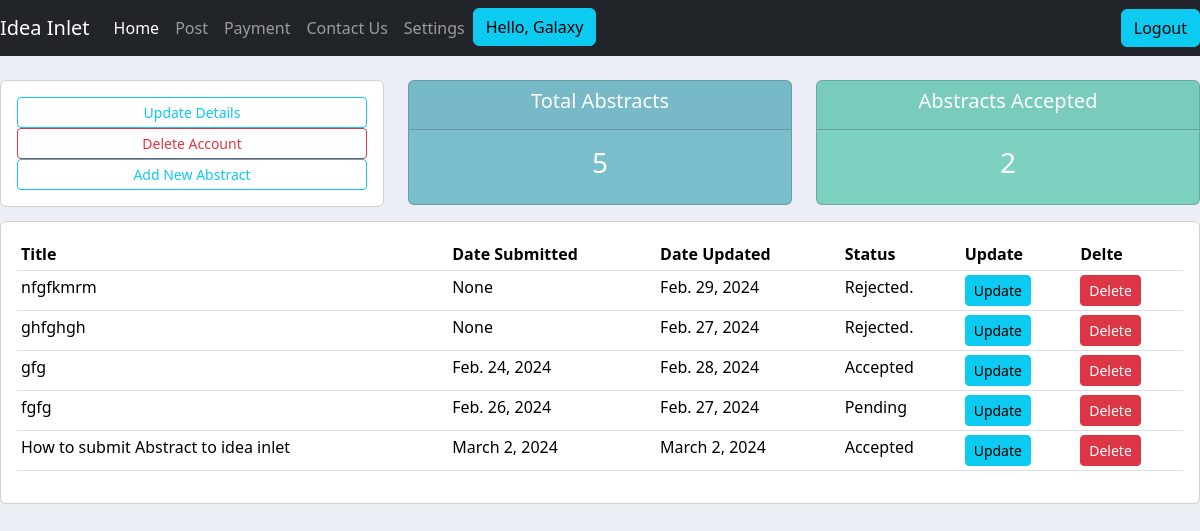
Before: /user/ (signed in) with the older database file.
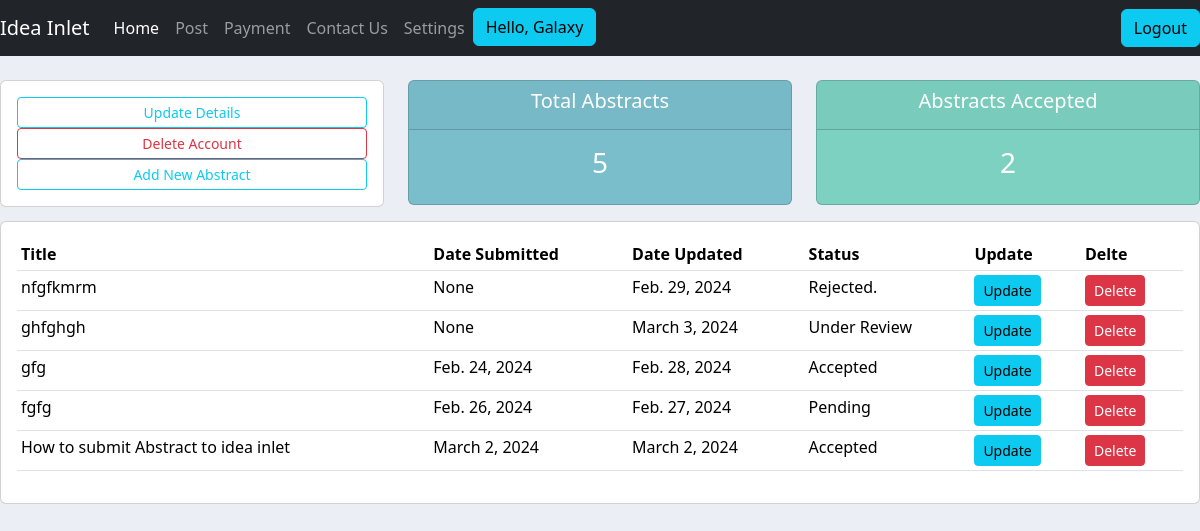
After: the same page with the newer database file.
### abstract/models.py (models this page shows, shortened)
class Abstract(models.Model):
    STATUS = (
        ("Pending", "Pending"),
        ("Under Review", "Under Review"),
        ("Accepted", "Accepted"),
        ("Rejected.", "Rejected"),
    )
    title = models.CharField(max_length=200, null=True)
    abstract_body = models.TextField(max_length=600, null=True)
    keywords = models.CharField(max_length=300, null=True)
    author_name = models.CharField(max_length=200, null=True)
    author_email = models.EmailField(max_length=200, null=True)
    author_affiliation = models.CharField(max_length=200, null=True)
    presenter_name = models.CharField(max_length=200, null=True)
    presenter_email = models.EmailField(max_length=200, null=True)
    date_created = models.DateField(auto_now_add=True, null=True)
    date_updated = models.DateField(auto_now=True, null=True)
    upload = models.FileField(upload_to="uploads/%Y/%m/%d/", blank=True)
    status = models.CharField(max_length=50, choices=STATUS, default='Pending', blank=True)
    topics = models.ManyToManyField(Topic)
    presentation_preference = models.ManyToManyField(Presentation_type)
    event = models.ForeignKey(Event, null=True, on_delete=models.SET_NULL)
    author = models.ForeignKey(Author, null=True, on_delete=models.SET_NULL, blank=True)
    editors = models.ManyToManyField(Group, related_name='assigned_abstracts', blank=True)

### abstract/decorators.py (the view)
        def wrapper_func(request, *args, **kwargs):
            group = None
            if request.user.groups.exists():
                group = request.user.groups.all()[0].name
            if group in allowed_roles:
                return  view_func(request, *args, **kwargs)
            else:
                return render(request, 'abstract/authorize.html')

### abstract/views.py (called while the page is built)
@login_required(login_url='login')
@allowed_users(allowed_roles=['editor', 'author', 'reviewer'])
def userPage(request):
    author = request.user.author
    aus = request.user.author.abstract_set.all()
    abstracts = Abstract.objects.all()
    authors = Author.objects.all()
    total_author = authors.count()
    total_abstract = abstracts.count()
    accepted = abstracts.filter(status='Accepted').count
    context ={'aus':aus, 'abstracts':abstracts, 'authors': authors,
               'total_author':total_author, 'total_abstract':total_abstract,
               'accepted': accepted, 'author':author}
    return render(request, 'abstract/user.html', context)

### abstract/templates/abstract/user.html
{%  extends 'abstract/main.html' %}
{% block content %}
{%  include 'abstract/user_status.html' %}
<div class="row">
    <div class="col-md">
        <div class="card card-body">
            <table class="table table-sm">
                <tr>
                    <th>Title</th>
                    <th>Date Submitted</th>
                    <th>Date Updated</th>
                    <th>Status</th>
                    <th>Update</th>
                    <th>Delte</th>
                </tr>
                {% for abstract in abstracts %}
                    <tr>
                        <td>{{ abstract.title }}</td>
                        <td>{{ abstract.date_created }}</td>
                        <td>{{ abstract.date_updated }}</td>
                        <td>{{ abstract.status }}</td>
                        <td><a class= "btn btn-sm btn-info" href="{% url 'update_abstract' abstract.id %}"> Update </a></td>
                        <td><a class= "btn btn-sm btn-danger" href="{% url 'delete_abstract' abstract.id %}"> Delete </a></td>
                    </tr>
				{% endfor %}
            </table>
        </div>
    </div>
</div>
{% endblock %}

Changed rows visible on the page:
changed Abstract "ghfghgh": date_updated "Feb. 27, 2024" → "March 3, 2024"; status "Rejected." → "Under Review"
